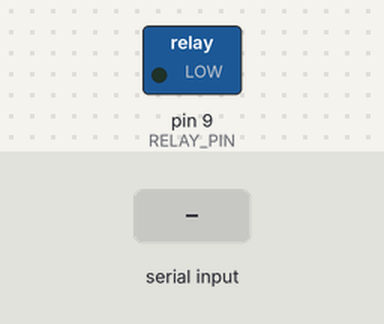
A sketch run on a simulated Arduino Uno, built with avr-gcc and run on an emulated ATmega328P. On the bench: switched loads named in the sketch (green lamp = pin HIGH). Inputs (shaded band) come from the test bench. What the sketch prints to the serial monitor is not drawn.

Above: at 1.2 s.
1.3 s: "OPEN\n" received over the second serial link
At 2.1 s:
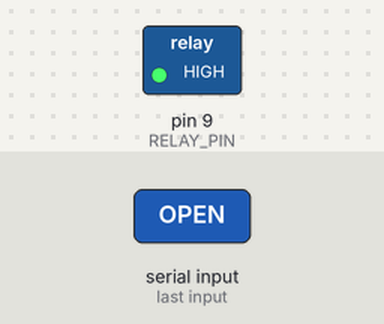
3.8 s: "DENY\n" received over the second serial link
5.3 s: "1\n" received over the second serial link
Timing chart, 0 to 8.3 s (numbered marks = the images above; inputs shaded):
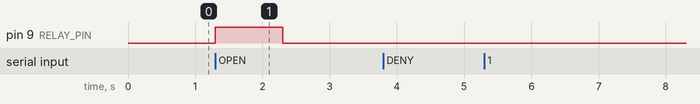

Measured:
- after the input at 1.3 s, pin 9 (RELAY_PIN): LOW → HIGH at once, → LOW 1.0 s later
- after the input at 3.8 s, every drawn part: stays the same
- after the input at 5.3 s, every drawn part: stays the same

The sketch:

face_door.ino
```cpp
// ============================================================
// face_door.ino — Face Recognition Door Controller (Relay 版)
// ============================================================
//
// ┌──────────────────────────────────────────────────────────┐
// │  藍牙模組接線 (HC-05 / HC-06)                              │
// └──────────────────────────────────────────────────────────┘
//   藍牙 VCC   →  Arduino 5V
//   藍牙 GND   →  Arduino GND
//   藍牙 TXD   →  Arduino D5      (SoftwareSerial RX)
//   藍牙 RXD   →  Arduino D6      (SoftwareSerial TX)
//
// ┌──────────────────────────────────────────────────────────┐
// │  繼電器模組接線 (Relay Module)                              │
// └──────────────────────────────────────────────────────────┘
//   VCC → Arduino 5V
//   GND → Arduino GND
//   IN  → Arduino D9
//   COM → 門鎖控制線 A
//   NO  → 門鎖控制線 B
// ============================================================

#include <SoftwareSerial.h>

// ---------- Pin definitions ----------------------------------
const int BT_RX_PIN    = 5;
const int BT_TX_PIN    = 6;
const int RELAY_PIN    = 9;   // 控制繼電器的腳位

// ---------- Parameters ---------------------------------------
const unsigned long TRIGGER_DURATION = 1000;  // ms, 模擬按下按鈕的「短路時間」
                                              // 很多自帶控制板的鎖只需要短路 0.5~1 秒就會自動開門並重新上鎖

// 💡 繼電器觸發邏輯設定
// 市面上的繼電器模組多為「低電平觸發」(LOW 導通)。
// 如果你的模組是「高電平觸發」(HIGH 導通)，請將下面兩個變數互換：
const int RELAY_ON  = HIGH;    // 觸發繼電器 (COM 與 NO 短路)
const int RELAY_OFF = LOW;   // 關閉繼電器 (COM 與 NO 斷開)

// ---------- Objects ------------------------------------------
SoftwareSerial btSerial(BT_RX_PIN, BT_TX_PIN);

// ---------- State --------------------------------------------
bool doorTriggered = false;
unsigned long triggeredAt = 0;

// ============================================================
void setup() {
  Serial.begin(9600);
  btSerial.begin(38400);

  // ⚠️ 關鍵：初始化繼電器腳位時，先寫入 OFF 狀態，再設為 OUTPUT
  // 這樣可以避免 Arduino 剛開機瞬間腳位電壓不穩，導致門鎖被意外觸發
  digitalWrite(RELAY_PIN, RELAY_OFF);
  pinMode(RELAY_PIN, OUTPUT);

  Serial.println("[BOOT] Face Door (Relay/Dry Contact) ready.");
  Serial.println("[INFO] Waiting for Bluetooth commands…");
}

// ============================================================
void loop() {
  // ---- 讀取藍牙指令 ----------------------------------------
  if (btSerial.available()) {
    String cmd = btSerial.readStringUntil('\n');
    cmd.trim();  // 去除換行符號

    Serial.print("[BT RX] \"");
    Serial.print(cmd);
    Serial.println("\"");

    if (cmd == "OPEN") {
      triggerDoor();
    } else if (cmd == "DENY") {
      Serial.println("[DOOR] Access DENIED — ignoring.");
    } else {
      Serial.print("[WARN] Unknown command: ");
      Serial.println(cmd);
    }
  }

  // ---- TRIGGER_DURATION 後停止短路 --------------------------
  if (doorTriggered && (millis() - triggeredAt >= TRIGGER_DURATION)) {
    digitalWrite(RELAY_PIN, RELAY_OFF);  // 放開短路
    doorTriggered = false;
    Serial.println("[DOOR] Trigger finished (Relay OFF).");
  }
}

// ============================================================
// Helpers
// ============================================================

void triggerDoor() {
  if (!doorTriggered) {
    digitalWrite(RELAY_PIN, RELAY_ON);  // 讓 COM 與 NO 短路
    doorTriggered = true;
    triggeredAt = millis();
    Serial.println("[DOOR] TRIGGERED (Relay ON) -> Wires shorted.");
    btSerial.println("ACK:OPEN");
  } else {
    // 已經在短路中，延長時間
    triggeredAt = millis();
    Serial.println("[DOOR] Already triggered — timer reset.");
  }
}
```
